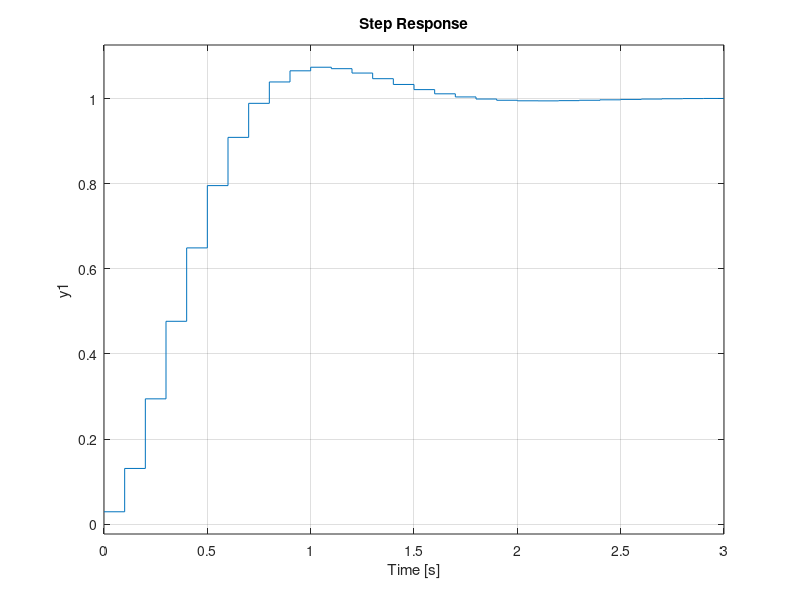
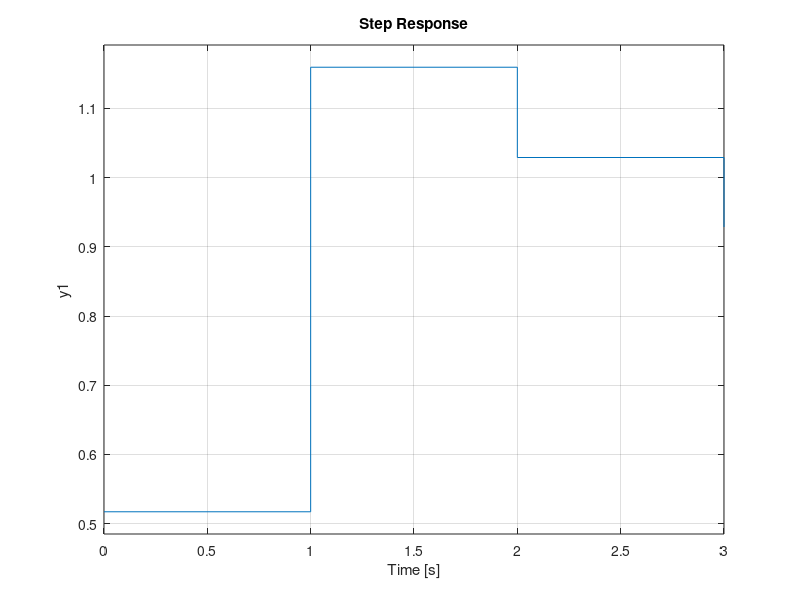
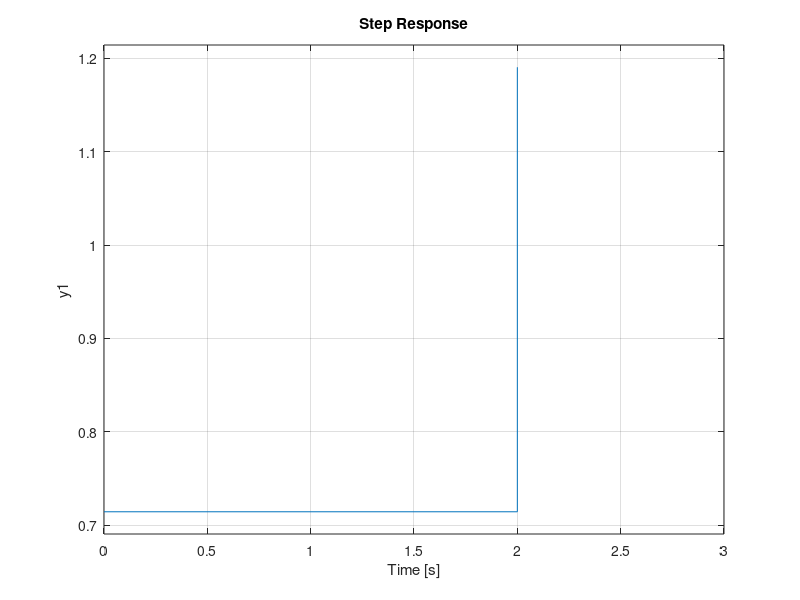

The MATLAB source for these figures, in order:
h1 = tf(15,[1 5 0]);
ts1 = 0.1;
ts2 = 1;
ts3 = 2;

h_zoh1 = c2d(h1,ts1,'zoh')
h_tustin1 = c2d(h1,ts1,'tustin')

h_zoh2 = c2d(h1,ts2,'zoh')
h_tustin2 = c2d(h1,ts2,'tustin')

h_zoh3 = c2d(h1,ts3,'zoh')
h_tustin3 = c2d(h1,ts3,'tustin')

figure,
subplot(311); step(feedback(h1,1));
subplot(312); step(feedback(h_zoh1,1));
subplot(313); step(feedback(h_tustin1,1));

figure,
subplot(311); step(feedback(h1,1));
subplot(312); step(feedback(h_zoh2,1));
subplot(313); step(feedback(h_tustin2,1));

figure,
subplot(311); step(feedback(h1,1));
subplot(312); step(feedback(h_zoh3,1));
subplot(313); step(feedback(h_tustin3,1));